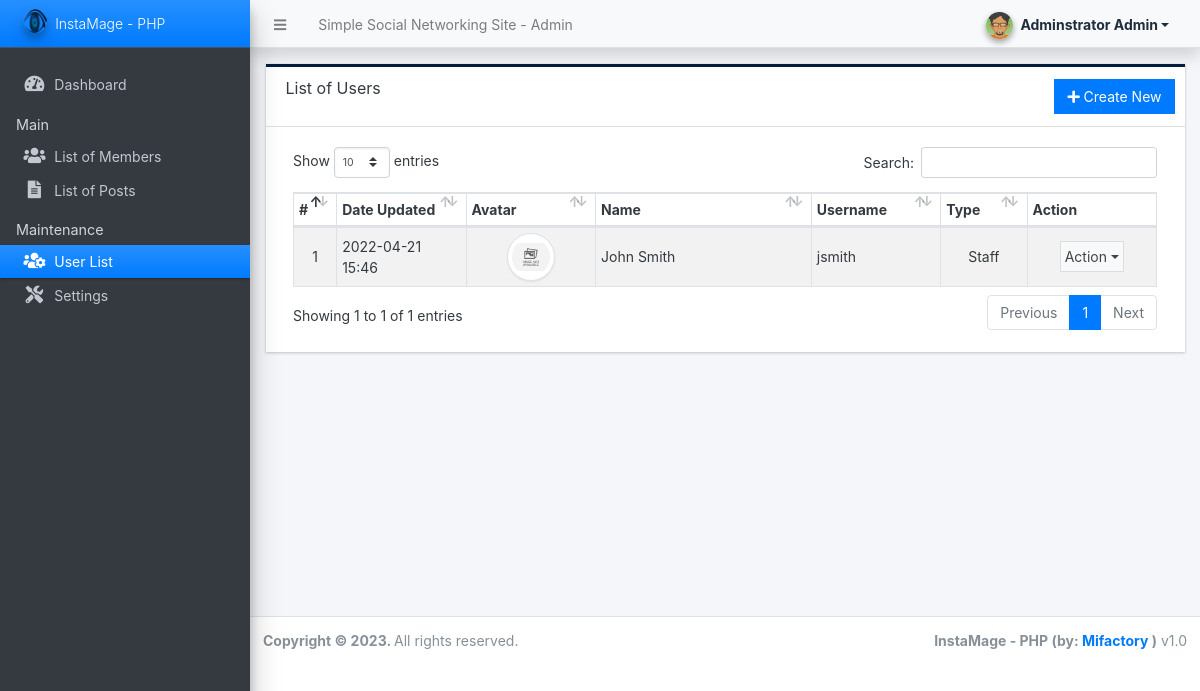
Page /admin/?page=user/list (signed in) on the committed database.
### tables this page shows
CREATE TABLE `users` (
  `id` int(50) NOT NULL,
  `firstname` varchar(250) NOT NULL,
  `middlename` text DEFAULT NULL,
  `lastname` varchar(250) NOT NULL,
  `username` text NOT NULL,
  `password` text NOT NULL,
  `avatar` text DEFAULT NULL,
  `last_login` datetime DEFAULT NULL,
  `type` tinyint(1) NOT NULL DEFAULT 0,
  `date_added` datetime NOT NULL DEFAULT current_timestamp(),
  `date_updated` datetime DEFAULT current_timestamp() ON UPDATE current_timestamp()
);

### classes/DBConnection.php (called while the page is built, shortened)
<?php
class DBConnection{
    private $host = DB_SERVER;
    private $username = DB_USERNAME;
    private $password = DB_PASSWORD;
    private $database = DB_NAME;
    public $conn;
    public function __construct(){
        if (!isset($this->conn)) {
            $this->conn = new mysqli($this->host, $this->username, $this->password, $this->database);
        }
    }
}
?>

### classes/SystemSettings.php (called while the page is built, shortened)
<?php
class SystemSettings extends DBConnection{
	function userdata($field = ''){
		if(!empty($field)){
			if(isset($_SESSION['userdata'][$field]))
				return $_SESSION['userdata'][$field];
			else
				return null;
		}else{
			return false;
		}
	}
}
$_settings = new SystemSettings();
?>

### config.php (called while the page is built, shortened)
<?php
require_once('classes/DBConnection.php');
require_once('classes/SystemSettings.php');
function validate_image($file){
	if(!empty($file)){
        $ex = explode("?",$file);
        $file = $ex[0];
        $ts = isset($ex[1]) ? "?".$ex[1] : '';
		if(is_file(base_app.$file)){
			return base_url.$file.$ts;
		}else{
			return base_url.'dist/img/no-image-available.png';
		}
	}else{
		return base_url.'dist/img/no-image-available.png';
	}
}
?>

### admin/user/list.php (the view, shortened to what this page needs)
<div class="card card-outline rounded-0 card-navy">
	<div class="card-header">
		<h3 class="card-title">List of Users</h3>
		<div class="card-tools">
			<a href="./?page=user/manage_user" id="create_new" class="btn btn-flat btn-primary"><span class="fas fa-plus"></span>  Create New</a>
		</div>
	</div>
	<div class="card-body">
        <div class="container-fluid">
			<table class="table table-hover table-striped table-bordered" id="list">
				<colgroup>
					<col width="5%">
					<col width="15%">
					<col width="15%">
					<col width="25%">
					<col width="15%">
					<col width="10%">
					<col width="15%">
				</colgroup>
				<thead>
					<tr>
						<th>#</th>
						<th>Date Updated</th>
						<th>Avatar</th>
						<th>Name</th>
						<th>Username</th>
						<th>Type</th>
						<th>Action</th>
					</tr>
				</thead>
				<tbody>
					<?php
					$i = 1;
						$qry = $conn->query("SELECT *, concat(firstname,' ', lastname) as `name` from `users` where id != '{$_settings->userdata('id')}' order by concat(firstname,' ', lastname) asc ");
						while($row = $qry->fetch_assoc()):
					?>
						<tr>
							<td class="text-center"><?php echo $i++; ?></td>
							<td><?php echo date("Y-m-d H:i",strtotime($row['date_updated'])) ?></td>
							<td class="text-center">
                                <img src="<?= validate_image($row['avatar']) ?>" alt="" class="img-thumbnail rounded-circle user-avatar">
                            </td>
							<td><?php echo $row['name'] ?></td>
							<td><?php echo $row['username'] ?></td>
							<td class="text-center">
                                <?php if($row['type'] == 1): ?>
                                    Administrator
                                <?php elseif($row['type'] == 2): ?>
                                    Staff
                                <?php else: ?>
									N/A
                                <?php endif; ?>
                            </td>
							<td align="center">
								 <button type="button" class="btn btn-flat p-1 btn-default btn-sm dropdown-toggle dropdown-icon" data-toggle="dropdown">
				                  		Action
				                  </button>
							</td>
						</tr>
					<?php endwhile; ?>
				</tbody>
			</table>
		</div>
	</div>
</div>

### admin/user/list.php (style rules this page uses)
.user-avatar { width:3rem; height:3rem; object-fit:scale-down; object-position:center center; }

### rows in the picture
users: date_updated "2022-04-21 15:46", name "John Smith", username "jsmith", type "Staff"

### other values in the picture
$_settings->info('name') "Simple Social Networking Site"
$_settings->userdata('firstname').' '.$_settings->userdata('lastname') "Adminstrator Admin"
$_settings->info('short_name') "InstaMage - PHP"
